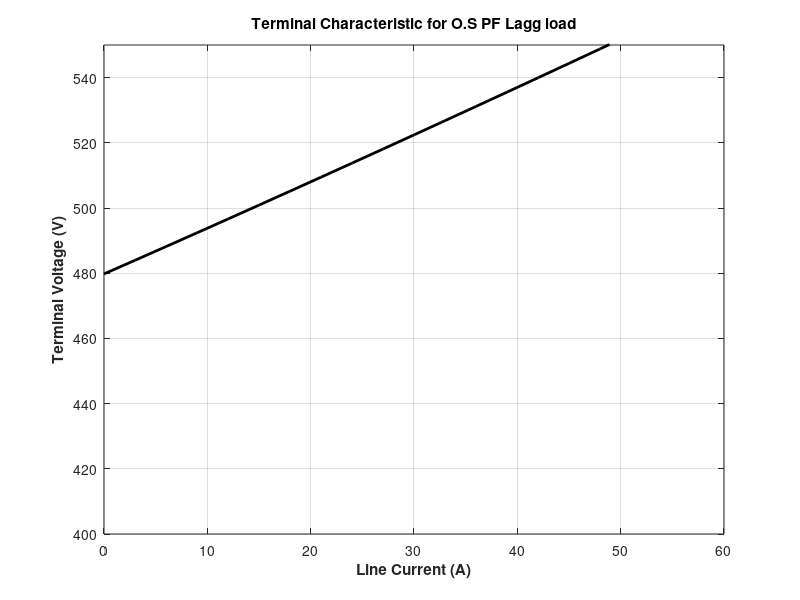

This chart was generated by the following MATLAB code:
% First, initialize the current amplitudes (21 values in the range 0-60 A)
ia = (0:20) * 3;

% Now initialize all other values
v_phase = zeros(1, 21);
e_a = 277.0;
x_s = 1.0;
theta = 36.57 * (pi / 180); % Converted to radians

% Now calculate v-phase for each current level
for ii = 1:21
    v_phase(ii) = sqrt((e_a + (x_s * ia(ii) * cos(theta)))^2 + (x_s * ia(ii) * sin(theta))^2);
end

% Calculate terminal voltage from the phase voltage
v_t = v_phase * sqrt(3);

% Plot the terminal characteristic, remembering the
% the line current is the same as ia
plot(ia, v_t, 'Color', 'k', 'Linewidth', 2.0);
xlabel('Line Current (A)', 'Fontweight', 'Bold');
ylabel('Terminal Voltage (V)', 'Fontweight', 'Bold');
title('Terminal Characteristic for O.S PF Lagg load', 'Fontweight', 'Bold');
grid on;
axis([0 60 400 550]); % Adjusted the axis limits
